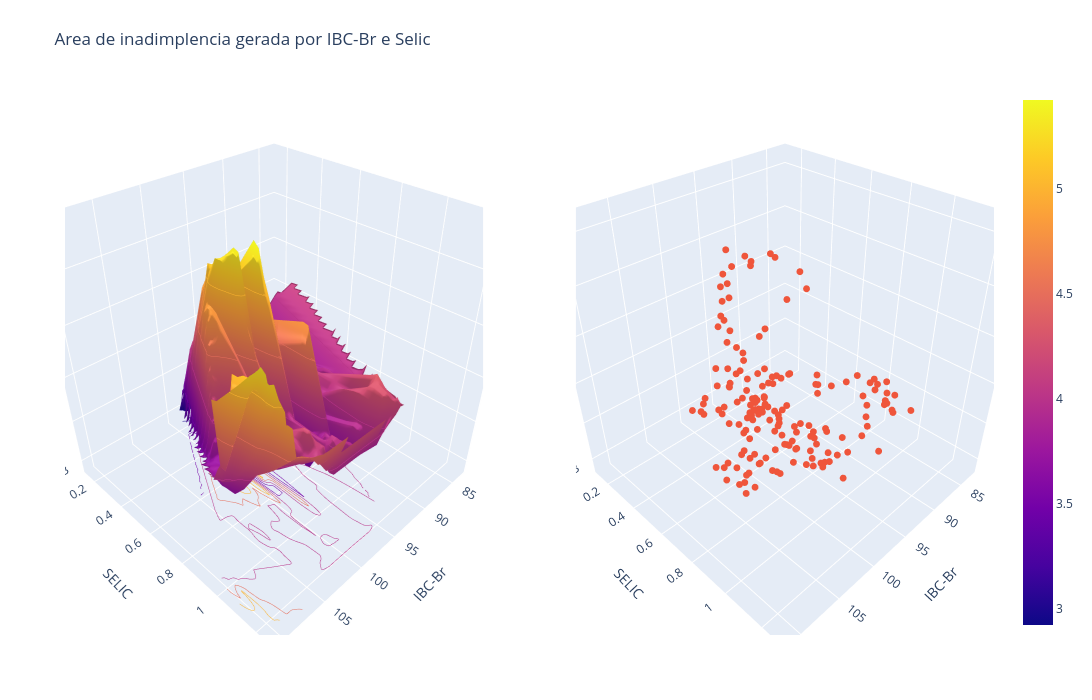

Here is the notebook cell this chart was saved with:
### Markdown cell above
-- Conseguimos enxergar clara evidencia de geraçao de area. O desemprego cai -> selic controla -> menos inadimplencia.

**NAO é causal, mas podemos enxergar boa relaçao entre essas caracteristicas** 

Nesse caso, a SELIC não é a vilã da historia, mas sim o amortecedor dessas relaçoes. 

Mesmo em alguns pontos mostrando relaçoes bem defidas, tambem vemos bastante disperçao no grafico ao lado, mostrando que não é um problema linear simples.

### Code cell
fig_ibc = Plot3d(df['IBC-Br'], y=df['SELIC'], z=df['Inadimplencia_PF'], title='Area de inadimplencia gerada por IBC-Br e Selic')
fig_ibc.plot_surface()

### Figure 1 — Plotly figure (JSON) as saved in the notebook; plotly's stock layout.template omitted (floating-point values rounded to 4 significant figures; data arrays with more than 128 entries replaced by an {"elided": "..."} marker saying what was removed)
{"data": [{"contours": {"z": {"highlightcolor": "limegreen", "project": {"z": true}, "show": true, "usecolormap": true}}, "scene": "scene", "type": "surface", "x": {"elided": "50x50 float values"}, "y": {"elided": "50x50 float values"}, "z": {"elided": "50x50 float values"}}, {"marker": {"size": 4}, "mode": "markers", "scene": "scene2", "type": "scatter3d", "x": {"elided": "171 float values"}, "y": {"elided": "171 float values"}, "z": {"elided": "171 float values"}}], "layout": {"autosize": false, "height": 700, "margin": {"b": 65, "l": 65, "r": 50, "t": 90}, "scene": {"domain": {"x": [0, 0.45], "y": [0, 1]}, "xaxis": {"title": {"text": "IBC-Br"}}, "yaxis": {"title": {"text": "SELIC"}}, "zaxis": {"title": {"text": "Inadimplencia_PF"}}}, "scene2": {"domain": {"x": [0.55, 1], "y": [0, 1]}, "xaxis": {"title": {"text": "IBC-Br"}}, "yaxis": {"title": {"text": "SELIC"}}, "zaxis": {"title": {"text": "Inadimplencia_PF"}}}, "title": {"text": "Area de inadimplencia gerada por IBC-Br e Selic"}, "width": 1400}}
